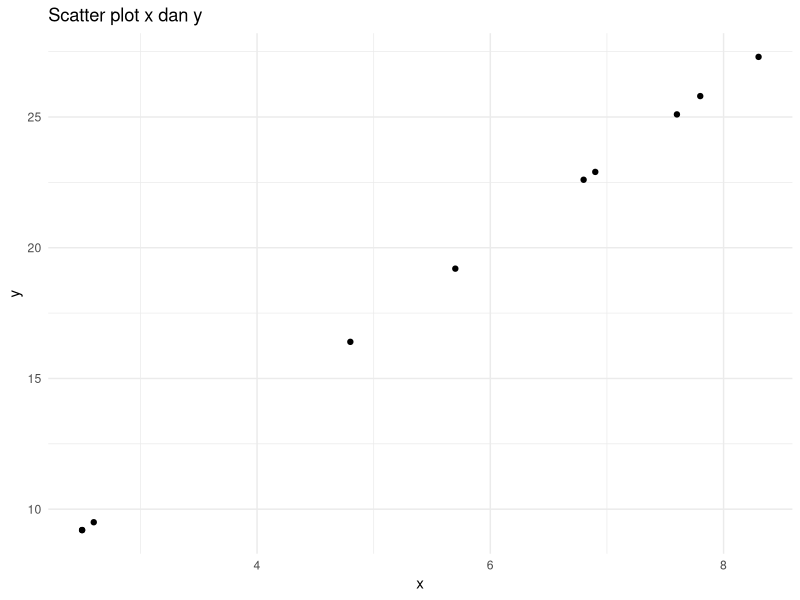

Generate this figure with R:
## ---- chunk 1
rm(list=ls())
options(digit = 3)

library(dplyr)
library(ggplot2)

x = runif(10,2,9) %>% round(1)
y = 2 * x * runif(1,-2,2) + 2 * runif(1,-5,8)
y = round(y,1)

data = data.frame(x,y)
## ---- chunk 2
x
y
## ---- chunk 3
data %>%
  ggplot(aes(x,y)) +
  geom_point() +
  theme_minimal() +
  labs(title = "Scatter plot x dan y")

sum_xi = sum(x)
sum_yi = sum(y)
sum_xi_xi = sum(x^2)
sum_xi_yi = sum(x*y)
n = length(x)
## ---- chunk 4
A = matrix(c(n,sum_xi,sum_xi,sum_xi_xi),ncol = 2,byrow = T)
A
## ---- chunk 5
d = c(sum_yi,sum_xi_yi)
d
## ---- chunk 6
solve(A) %*% d
## ---- chunk 7
sol = solve(A) %*% d
sol %>% round(3)
## ---- chunk 8
lm(y~x)
